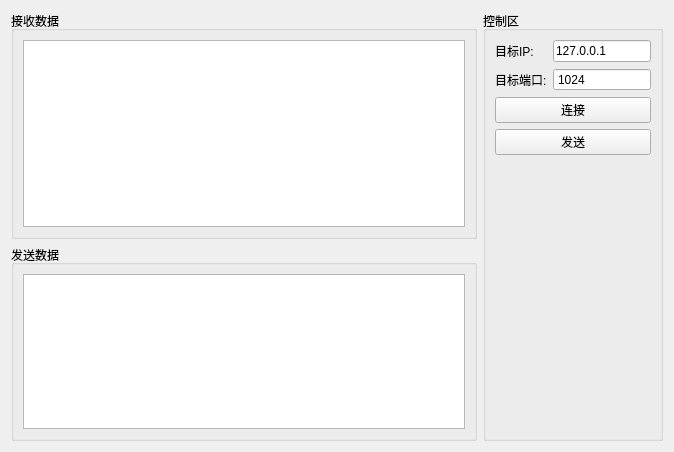
<?xml version="1.0" encoding="UTF-8"?>
<ui version="4.0">
 <class>SimpleTcpClient</class>
 <widget class="QWidget" name="SimpleTcpClient">
  <property name="geometry">
   <rect>
    <x>0</x>
    <y>0</y>
    <width>674</width>
    <height>452</height>
   </rect>
  </property>
  <property name="windowTitle">
   <string>Form</string>
  </property>
  <layout class="QGridLayout" name="gridLayout_5">
   <item row="0" column="0">
    <widget class="QGroupBox" name="groupBox">
     <property name="title">
      <string>接收数据</string>
     </property>
     <layout class="QGridLayout" name="gridLayout_3">
      <item row="0" column="0">
       <widget class="QTextEdit" name="text_recv"/>
      </item>
     </layout>
    </widget>
   </item>
   <item row="1" column="0">
    <widget class="QGroupBox" name="groupBox_2">
     <property name="maximumSize">
      <size>
       <width>16777215</width>
       <height>200</height>
      </size>
     </property>
     <property name="title">
      <string>发送数据</string>
     </property>
     <layout class="QGridLayout" name="gridLayout_2">
      <item row="0" column="0">
       <widget class="QTextEdit" name="text_send"/>
      </item>
     </layout>
    </widget>
   </item>
   <item row="0" column="1" rowspan="2">
    <widget class="QGroupBox" name="groupBox_3">
     <property name="sizePolicy">
      <sizepolicy hsizetype="Fixed" vsizetype="Preferred">
       <horstretch>0</horstretch>
       <verstretch>0</verstretch>
      </sizepolicy>
     </property>
     <property name="maximumSize">
      <size>
       <width>180</width>
       <height>16777215</height>
      </size>
     </property>
     <property name="title">
      <string>控制区</string>
     </property>
     <layout class="QGridLayout" name="gridLayout_4">
      <item row="0" column="0">
       <layout class="QGridLayout" name="gridLayout">
        <item row="0" column="0">
         <widget class="QLabel" name="label">
          <property name="text">
           <string>目标IP:</string>
          </property>
         </widget>
        </item>
        <item row="0" column="1">
         <widget class="QLineEdit" name="line_peerAddress">
          <property name="text">
           <string>127.0.0.1</string>
          </property>
         </widget>
        </item>
        <item row="1" column="1">
         <widget class="QSpinBox" name="spin_peerPort">
          <property name="buttonSymbols">
           <enum>QAbstractSpinBox::NoButtons</enum>
          </property>
          <property name="maximum">
           <number>65535</number>
          </property>
          <property name="value">
           <number>1024</number>
          </property>
         </widget>
        </item>
        <item row="1" column="0">
         <widget class="QLabel" name="label_2">
          <property name="text">
           <string>目标端口:</string>
          </property>
         </widget>
        </item>
       </layout>
      </item>
      <item row="1" column="0">
       <widget class="QPushButton" name="but_connect">
        <property name="text">
         <string>连接</string>
        </property>
       </widget>
      </item>
      <item row="2" column="0">
       <widget class="QPushButton" name="but_send">
        <property name="text">
         <string>发送</string>
        </property>
       </widget>
      </item>
      <item row="3" column="0">
       <spacer name="verticalSpacer">
        <property name="orientation">
         <enum>Qt::Vertical</enum>
        </property>
        <property name="sizeHint" stdset="0">
         <size>
          <width>20</width>
          <height>40</height>
         </size>
        </property>
       </spacer>
      </item>
     </layout>
    </widget>
   </item>
  </layout>
 </widget>
 <resources/>
 <connections/>
</ui>
